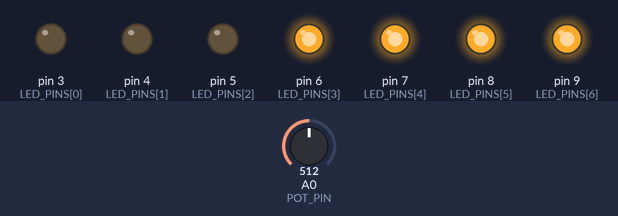
Simulated run of this sketch. Board: Arduino Uno, built with avr-gcc and run on an emulated ATmega328P. Parts: output pins drawn as LEDs (lit = HIGH). The test bench sets the inputs (shaded band); at power-on: A0 (POT_PIN) = 512.

Above: at 1.2 s.
1.3 s: A0 (POT_PIN) set to 671
2.8 s: A0 (POT_PIN) set to 690
At 3.8 s:
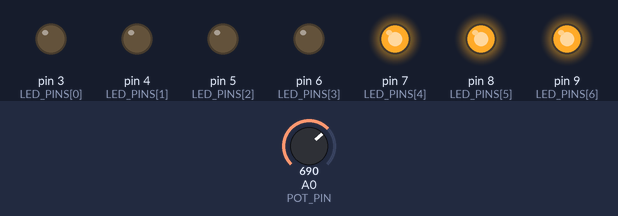
4.3 s: A0 (POT_PIN) set to 511
At 4.9 s:
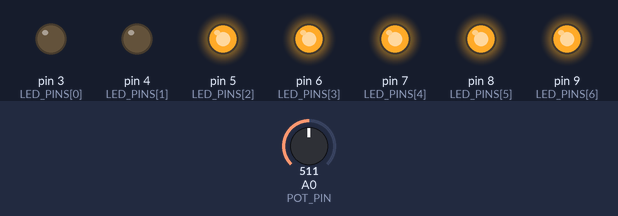
5.8 s: A0 (POT_PIN) set to 359
7.3 s: A0 (POT_PIN) set to 325
At 8.4 s:
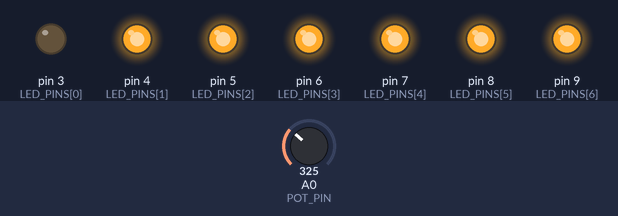
8.8 s: A0 (POT_PIN) set to 716
At 9.5 s:
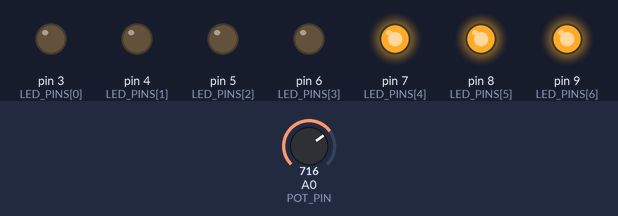
Timing chart, 0 to 11.3 s (numbered marks = the images above; inputs shaded):
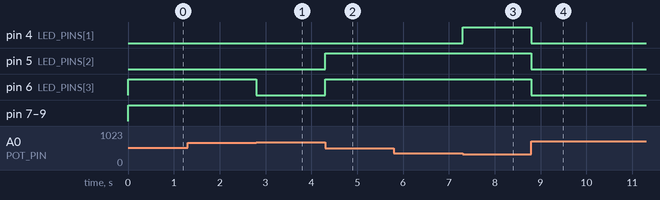

The sketch:

Opdracht_4.ino
```cpp
const int LED_COUNT = 7; // hoeveelheid aan leds totaal
const int LED_PINS[LED_COUNT] = {3,4,5,6,7,8,9}; // lijst met de aansluitingen voor de ledjes
const int POT_PIN = A0; // potmeter input pin
int ledOn = -1; // index om aan te geven welke led op dit moment aan staat (-1 betekend dat geen led aanstaat)

//Pin setup om outputs te defineren
void setup() {
  // set all LED pins to output mode
  for (int i = 0; i < LED_COUNT; i++) {
    pinMode(LED_PINS[i], OUTPUT);
  }
}

void loop() {
  // potmeter uitlezen
  int potValue = analogRead(POT_PIN);

  // de waarde van de potmeter zetten op de hoeveelheid leds
  int ledIndex = map(potValue, 0, 1023, 0, LED_COUNT - 1);

  // het geselecteerde ledje aanzetten en de rest uit op basis van de waarde
  if (ledIndex != ledOn) {
    // alle leds uitezetten
    for (int i = 0; i < LED_COUNT; i++) {
      digitalWrite(LED_PINS[i], LOW);
    }
    // geselecteerde led aanzetten
    digitalWrite(LED_PINS[ledIndex], HIGH);
    // alle leds onder de geselecteerde led aanzetten
    for (int i = ledIndex + 1; i < LED_COUNT; i++) {
      digitalWrite(LED_PINS[i], HIGH);
    }
    // de ledOn updaten naar de huidige led die aanstaat
    ledOn = ledIndex;
  }
}
```

Measured:
- the behaviour switches between 681 and 682 on A0 (POT_PIN) (found by bisection; images 0 and 1)
- the behaviour switches between 341 and 340 on A0 (POT_PIN) (found by bisection; images 2 and 3)
- after the input at 1.3 s, every drawn part: stays the same
- after the input at 2.8 s, pin 6 (LED_PINS[3]): HIGH → LOW at once
- after the input at 4.3 s, pin 5 (LED_PINS[2]), pin 6 (LED_PINS[3]): LOW → HIGH at once
- after the input at 5.8 s, every drawn part: stays the same
- after the input at 7.3 s, pin 4 (LED_PINS[1]): LOW → HIGH at once
- after the input at 8.8 s, pin 4 (LED_PINS[1]), pin 5 (LED_PINS[2]), pin 6 (LED_PINS[3]): HIGH → LOW at once
